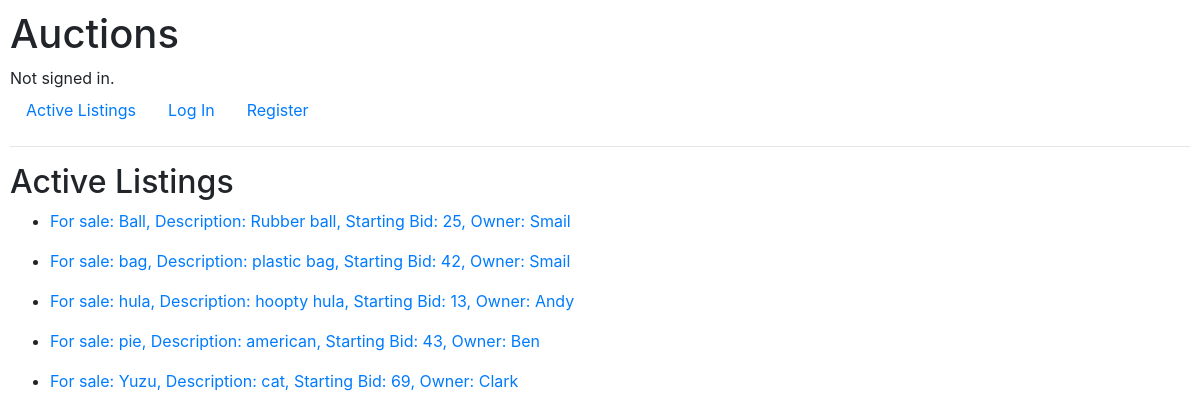
/, run on an earlier commit of the app's database.
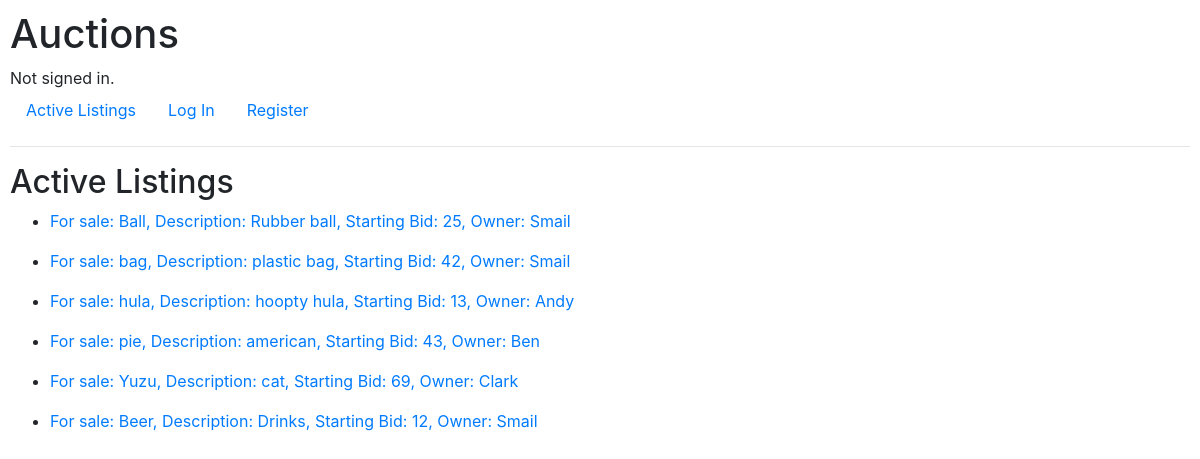
And on a later commit of the database.
### auctions/models.py (models this page shows, shortened)
class Listing(models.Model):
    title = models.CharField(max_length=64)
    description = models.CharField(max_length=64)
    starting_bid = models.IntegerField(validators=[MinValueValidator(0)])
    image = models.URLField(blank=True)
    category = models.CharField(max_length=64, blank=True)
    closed = models.BooleanField(default=False)
    owner = models.ForeignKey(User, on_delete=models.CASCADE, related_name="sellers")
    winner = models.ForeignKey(User, on_delete=models.CASCADE, related_name="bids_won", null=True, blank=True)

class User(AbstractUser):
    def __str__(self):
        return f"{self.username} "

### auctions/views.py (the view)
# urls.py: path("", views.index, name="index"),
def index(request):
    return render(request, "auctions/index.html", {
        "listings": Listing.objects.all()
        })

### auctions/templates/auctions/index.html
{% extends "auctions/layout.html" %}
{% block body %}
    <h2>Active Listings</h2>
    <ul>
        {% for listing in listings %}
            <li>
                <a href="{% url 'listing' listing.id %}"><p>
                    For sale: {{ listing.title }}, Description: {{ listing.description }},
                    Starting Bid: {{ listing.starting_bid }}, Owner: {{listing.owner}}
                </p></a>
            </li>
        {% endfor %}
    </ul>
{% endblock %}

### auctions/templates/auctions/layout.html (shortened to what this page needs)
{% load static %}
<!DOCTYPE html>
<html lang="en">
    <head>
        <link rel="stylesheet" href="https://stackpath.bootstrapcdn.com/bootstrap/4.4.1/css/bootstrap.min.css">
        <link href="{% static 'auctions/styles.css' %}" rel="stylesheet">
    </head>
    <body>
        <h1>Auctions</h1>
        <div>
            {% if user.is_authenticated %}
                Signed in as <strong>{{ user.username }}</strong>.
            {% else %}
                Not signed in.
            {% endif %}
        </div>
        <ul class="nav">
            <li class="nav-item">
                <a class="nav-link" href="{% url 'index' %}">Active Listings</a>
            </li>
            {% if user.is_authenticated %}
                <li class="nav-item">
                    <a class="nav-link" href="{% url 'categories' %}">Categories</a>
                </li>
                <li class="nav-item">
                    <a class="nav-link" href="{% url 'watchlist' %}">WatchList</a>
                </li>
                <li class="nav-item">
                    <a class="nav-link" href="{% url 'create_listing' %}">Create Listing</a>
                </li>
                <li class="nav-item">
                    <a class="nav-link" href="{% url 'logout' %}">Log Out</a>
                </li>
            {% else %}
                <li class="nav-item">
                    <a class="nav-link" href="{% url 'login' %}">Log In</a>
                </li>
                <li class="nav-item">
                    <a class="nav-link" href="{% url 'register' %}">Register</a>
                </li>
            {% endif %}
        </ul>
        <hr>
        {% block body %}
        {% endblock %}
    </body>
</html>

### auctions/static/auctions/styles.css (style rules this page uses)
body { padding: 10px; }

What changed in the data, as far as the page shows it:
added Listing: title "Beer", description "Drinks", starting_bid "12", owner "Smail"
